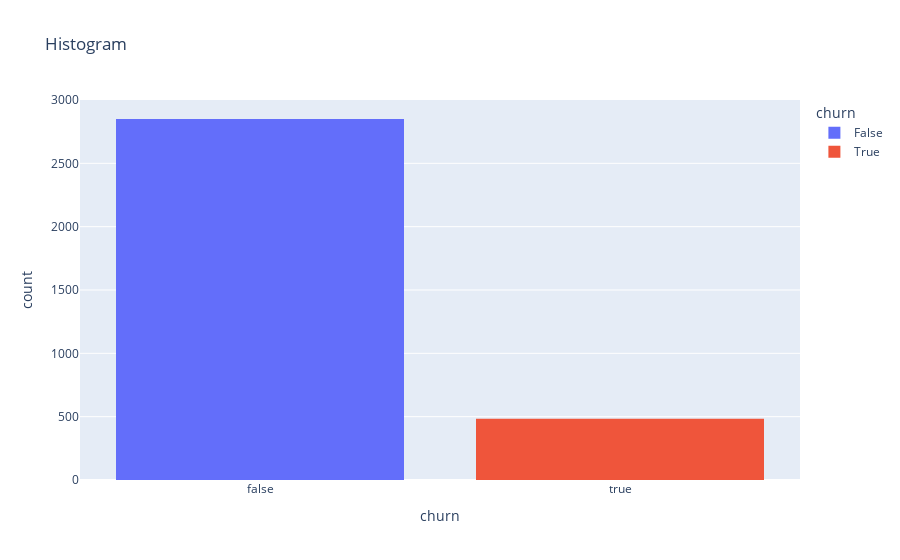

The cell this chart's notebook holds for it:
### Code cell
fig= px.histogram(data, x='churn', color='churn', nbins=10, title='Histogram')

#sns.displot(data = data, x = 'churn', hue= 'churn',fill= True)

fig.show()

### Figure 1 — Plotly figure (JSON) as saved in the notebook; plotly's stock layout.template omitted (floating-point values rounded to 4 significant figures; data arrays with more than 128 entries replaced by an {"elided": "..."} marker saying what was removed)
{"data": [{"alignmentgroup": "True", "bingroup": "x", "hovertemplate": "churn=%{x}<br>count=%{y}<extra></extra>", "legendgroup": "False", "marker": {"color": "#636efa"}, "name": "False", "nbinsx": 10, "offsetgroup": "False", "orientation": "v", "showlegend": true, "type": "histogram", "x": {"elided": "2850 bool values"}, "xaxis": "x", "yaxis": "y"}, {"alignmentgroup": "True", "bingroup": "x", "hovertemplate": "churn=%{x}<br>count=%{y}<extra></extra>", "legendgroup": "True", "marker": {"color": "#EF553B"}, "name": "True", "nbinsx": 10, "offsetgroup": "True", "orientation": "v", "showlegend": true, "type": "histogram", "x": {"elided": "483 bool values"}, "xaxis": "x", "yaxis": "y"}], "layout": {"barmode": "relative", "legend": {"title": {"text": "churn"}, "tracegroupgap": 0}, "title": {"text": "Histogram"}, "xaxis": {"anchor": "y", "categoryarray": [false, true], "categoryorder": "array", "domain": [0, 1], "title": {"text": "churn"}}, "yaxis": {"anchor": "x", "domain": [0, 1], "title": {"text": "count"}}}}
